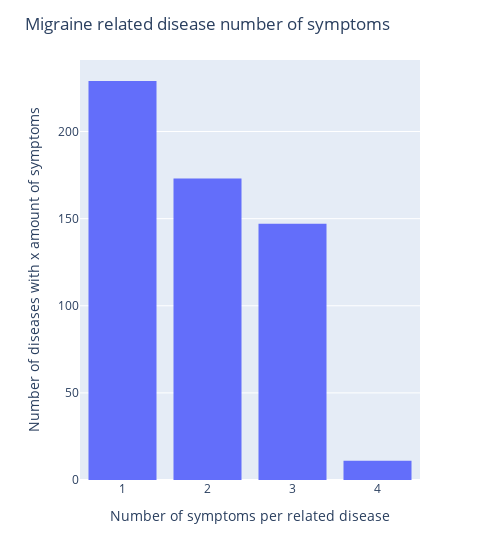

Write notebook code for a chart like this one.
### Code cell
import plotly.express as px

migraine_symptoms_count = df_migraine.symptom_count.value_counts()
fig = px.histogram(migraine_symptoms_count, y=migraine_symptoms_count.values, x=migraine_symptoms_count.index)

fig.update_layout(
title="Migraine related disease number of symptoms",  # Set the title
xaxis_title="Number of symptoms per related disease",  # Set the x-axis label
yaxis_title="Number of diseases with x amount of symptoms",  # Set the y-axis label
width=500)  # Adjust this value to your liking
fig.show()

### Figure 1 — Plotly figure (JSON) as saved in the notebook; plotly's stock layout.template omitted (floating-point values rounded to 4 significant figures)
{"data": [{"alignmentgroup": "True", "bingroup": "x", "histfunc": "sum", "hovertemplate": "symptom_count=%{x}<br>sum of y=%{y}<extra></extra>", "legendgroup": "", "marker": {"color": "#636efa", "pattern": {"shape": ""}}, "name": "", "offsetgroup": "", "orientation": "v", "showlegend": false, "type": "histogram", "x": ["1", "2", "3", "4"], "xaxis": "x", "y": [229, 173, 147, 11], "yaxis": "y"}], "layout": {"barmode": "relative", "legend": {"tracegroupgap": 0}, "margin": {"t": 60}, "title": {"text": "Migraine related disease number of symptoms"}, "width": 500, "xaxis": {"anchor": "y", "domain": [0, 1], "title": {"text": "Number of symptoms per related disease"}}, "yaxis": {"anchor": "x", "domain": [0, 1], "title": {"text": "Number of diseases with x amount of symptoms"}}}}
